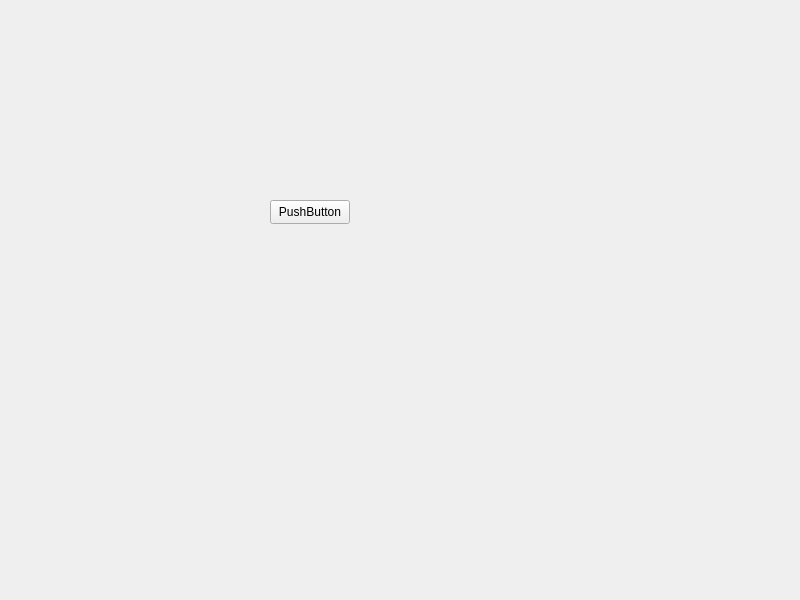
<?xml version="1.0" encoding="UTF-8"?>
<ui version="4.0">
 <class>MainWindow</class>
 <widget class="QMainWindow" name="MainWindow">
  <property name="geometry">
   <rect>
    <x>0</x>
    <y>0</y>
    <width>800</width>
    <height>600</height>
   </rect>
  </property>
  <property name="windowTitle">
   <string>WinBlitz</string>
  </property>
  <widget class="QWidget" name="CentralWidget">
   <widget class="QPushButton" name="pushButton">
    <property name="geometry">
     <rect>
      <x>270</x>
      <y>200</y>
      <width>80</width>
      <height>24</height>
     </rect>
    </property>
    <property name="text">
     <string>PushButton</string>
    </property>
   </widget>
  </widget>
 </widget>
 <resources/>
 <connections/>
</ui>
